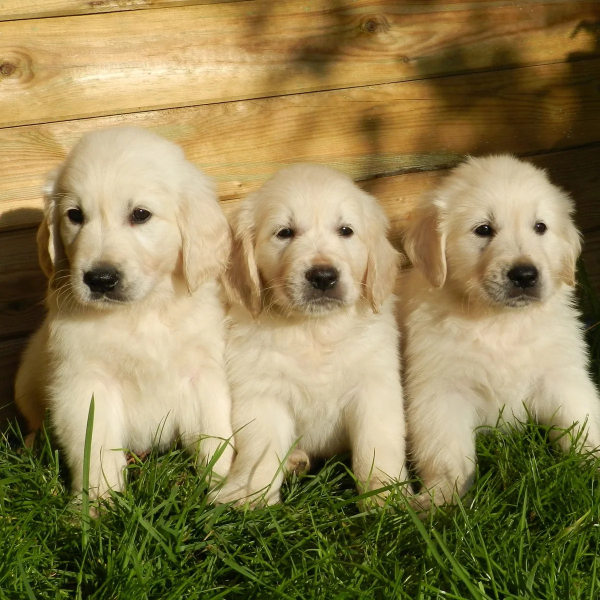
#> input picture assets/golden_retriever_babies.webp, 1200 x 1200 px (shown at 1/2 size)
$ jupyter execute rgb_histogram.ipynb
#> lines starting #> are read from the running program, lines starting #| are printed output that depends on the picture
[cell 1]
import numpy as np
from PIL import Image
import matplotlib.pyplot as plt

[cell 2]
height, width = 200, 200

[cell 3]
img = Image.open('../assets/golden_retriever_babies.webp').resize((height, width))
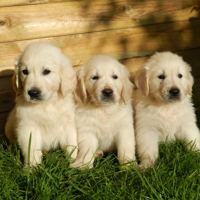
#> img: PIL image 200x200 RGB; mean R, G, B 145.2, 130.5, 84.8
arr = np.array(img)

[cell 4]
display(img)

[cell 5]
hist = img.histogram()
#> hist = 768 values, max 885 at index 519, min 0 at index 0, mean 156.2
r = hist[:256]
#> r = 256 values, max 463 at index 225, min 0 at index 0, mean 156.2
g = hist[256:512]
#> g = 256 values, max 374 at index 203, min 0 at index 0, mean 156.2
b = hist[512:]
#> b = 256 values, max 885 at index 7, min 0 at index 215, mean 156.2

[cell 6]
display(plt.plot(r, color='red'))
display(plt.plot(g, color='green'))
display(plt.plot(b, color='blue'))
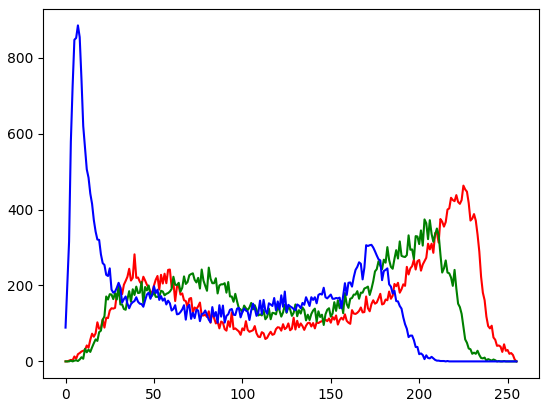
#> figure drawn by matplotlib, 1 panel; curve peaks at x = 225, y = 463; curve peaks at x = 203, y = 374; curve peaks at x = 7, y = 885

[cell 7]
arr_r = np.zeros((height, width, 3), np.uint8)
arr_g = np.zeros((height, width, 3), np.uint8)
arr_b = np.zeros((height, width, 3), np.uint8)

[cell 8]
for i in range(height):
    for j in range(width):
        arr_r[i, j, 0] = arr[i, j, 0]
        arr_g[i, j, 1] = arr[i, j, 1]
        arr_b[i, j, 2] = arr[i, j, 2]
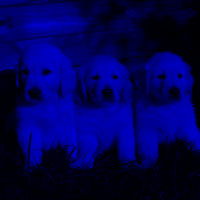
#> arr_b: shape (200, 200, 3); mean R, G, B 0, 0, 84.8
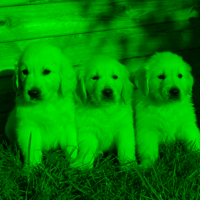
#> arr_g: shape (200, 200, 3); mean R, G, B 0, 130.5, 0
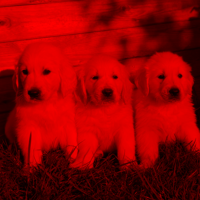
#> arr_r: shape (200, 200, 3); mean R, G, B 145.2, 0, 0

[cell 9]
img_r = Image.fromarray(arr_r)
img_g = Image.fromarray(arr_g)
img_b = Image.fromarray(arr_b)

[cell 10]
display(img_r)
plt.plot(img_r.histogram()[:256])
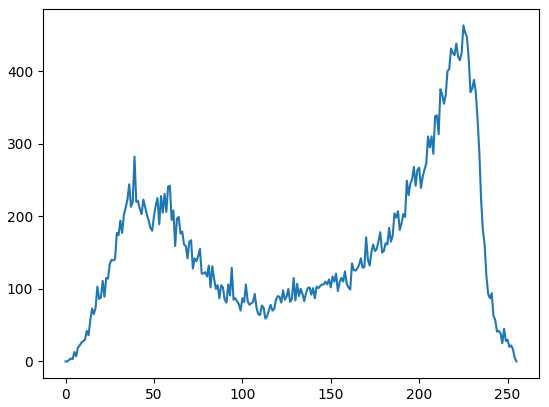
#> figure drawn by matplotlib, 1 panel; curve peaks at x = 225, y = 463

[cell 11]
display(img_g)
plt.plot(img_g.histogram()[256:512])
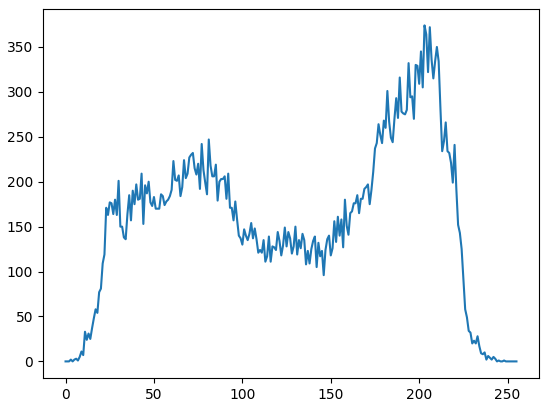
#> figure drawn by matplotlib, 1 panel; curve peaks at x = 203, y = 374

[cell 12]
display(img_b)
plt.plot(img_b.histogram()[512:])
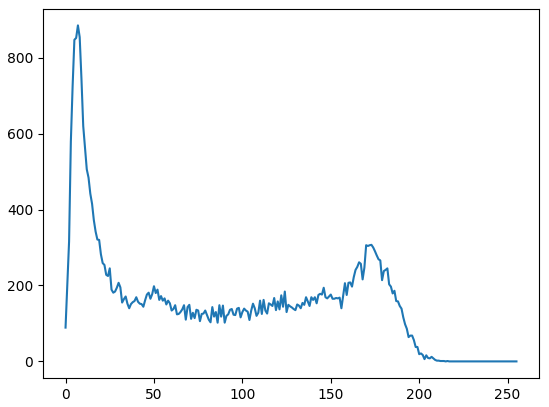
#> figure drawn by matplotlib, 1 panel; curve peaks at x = 7, y = 885

$ run again, with assets/cat.webp copied over assets/golden_retriever_babies.webp
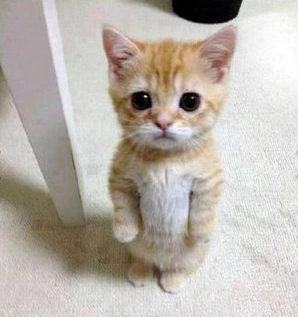
#> input picture assets/cat.webp, 298 x 317 px
#> `img = Image.open('../assets/golden_retriever_babies.webp').resize((hei..`:
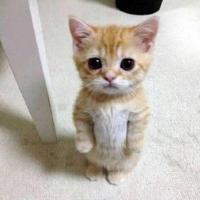
#> img: PIL image 200x200 RGB; mean R, G, B 187.7, 180.8, 173
#> hist = 768 values, max 771 at index 230, min 0 at index 63, mean 156.2
#> r = 256 values, max 771 at index 230, min 0 at index 63, mean 156.2
#> g = 256 values, max 632 at index 161, min 1 at index 28, mean 156.2
#> b = 256 values, max 583 at index 164, min 2 at index 27, mean 156.2
#> `[cell 12] display(img_b) plt.plot(img_b.histogram()[512:])`:
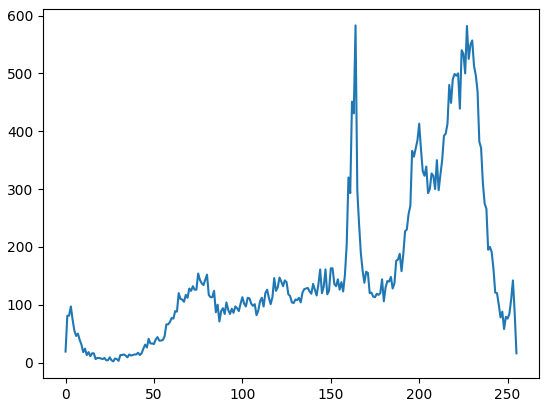
#> figure drawn by matplotlib, 1 panel; curve peaks at x = 164, y = 583
